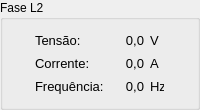
           <widget class="QGroupBox" name="groupBoxPhaseL2">
            <property name="sizePolicy">
             <sizepolicy hsizetype="Ignored" vsizetype="Ignored">
              <horstretch>255</horstretch>
              <verstretch>255</verstretch>
             </sizepolicy>
            </property>
            <property name="minimumSize">
             <size>
              <width>155</width>
              <height>110</height>
             </size>
            </property>
            <property name="maximumSize">
             <size>
              <width>16777215</width>
              <height>16777215</height>
             </size>
            </property>
            <property name="title">
             <string>Fase L2</string>
            </property>
            <layout class="QGridLayout" name="gridLayout_9">
             <item row="0" column="0">
              <layout class="QHBoxLayout" name="horizontalLayout_3">
               <item>
                <layout class="QGridLayout" name="gridLayout_10">
                 <item row="2" column="0">
                  <widget class="QLabel" name="label_12">
                   <property name="sizePolicy">
                    <sizepolicy hsizetype="Maximum" vsizetype="Maximum">
                     <horstretch>0</horstretch>
                     <verstretch>0</verstretch>
                    </sizepolicy>
                   </property>
                   <property name="minimumSize">
                    <size>
                     <width>68</width>
                     <height>17</height>
                    </size>
                   </property>
                   <property name="maximumSize">
                    <size>
                     <width>68</width>
                     <height>17</height>
                    </size>
                   </property>
                   <property name="font">
                    <font>
                     <pointsize>10</pointsize>
                    </font>
                   </property>
                   <property name="text">
                    <string>Frequência:</string>
                   </property>
                   <property name="textFormat">
                    <enum>Qt::AutoText</enum>
                   </property>
                   <property name="scaledContents">
                    <bool>true</bool>
                   </property>
                   <property name="wordWrap">
                    <bool>false</bool>
                   </property>
                  </widget>
                 </item>
                 <item row="1" column="0">
                  <widget class="QLabel" name="label_9">
                   <property name="sizePolicy">
                    <sizepolicy hsizetype="Maximum" vsizetype="Maximum">
                     <horstretch>0</horstretch>
                     <verstretch>0</verstretch>
                    </sizepolicy>
                   </property>
                   <property name="minimumSize">
                    <size>
                     <width>68</width>
                     <height>17</height>
                    </size>
                   </property>
                   <property name="maximumSize">
                    <size>
                     <width>68</width>
                     <height>17</height>
                    </size>
                   </property>
                   <property name="font">
                    <font>
                     <pointsize>10</pointsize>
                    </font>
                   </property>
                   <property name="text">
                    <string>Corrente:</string>
                   </property>
                   <property name="textFormat">
                    <enum>Qt::AutoText</enum>
                   </property>
                   <property name="scaledContents">
                    <bool>true</bool>
                   </property>
                   <property name="wordWrap">
                    <bool>false</bool>
                   </property>
                  </widget>
                 </item>
                 <item row="0" column="0">
                  <widget class="QLabel" name="label_6">
                   <property name="sizePolicy">
                    <sizepolicy hsizetype="Maximum" vsizetype="Maximum">
                     <horstretch>0</horstretch>
                     <verstretch>0</verstretch>
                    </sizepolicy>
                   </property>
                   <property name="minimumSize">
                    <size>
                     <width>68</width>
                     <height>17</height>
                    </size>
                   </property>
                   <property name="maximumSize">
                    <size>
                     <width>68</width>
                     <height>17</height>
                    </size>
                   </property>
                   <property name="font">
                    <font>
                     <pointsize>10</pointsize>
                    </font>
                   </property>
                   <property name="text">
                    <string>Tensão:</string>
                   </property>
                   <property name="textFormat">
                    <enum>Qt::AutoText</enum>
                   </property>
                   <property name="scaledContents">
                    <bool>true</bool>
                   </property>
                   <property name="wordWrap">
                    <bool>false</bool>
                   </property>
                  </widget>
                 </item>
                </layout>
               </item>
               <item>
                <layout class="QGridLayout" name="gridLayout_11">
                 <item row="0" column="0">
                  <widget class="QLabel" name="labelVoltageL2Value">
                   <property name="sizePolicy">
                    <sizepolicy hsizetype="Maximum" vsizetype="Maximum">
                     <horstretch>0</horstretch>
                     <verstretch>0</verstretch>
                    </sizepolicy>
                   </property>
                   <property name="minimumSize">
                    <size>
                     <width>35</width>
                     <height>17</height>
                    </size>
                   </property>
                   <property name="font">
                    <font>
                     <pointsize>10</pointsize>
                    </font>
                   </property>
                   <property name="text">
                    <string>0,0</string>
                   </property>
                   <property name="textFormat">
                    <enum>Qt::AutoText</enum>
                   </property>
                   <property name="scaledContents">
                    <bool>true</bool>
                   </property>
                   <property name="alignment">
                    <set>Qt::AlignRight|Qt::AlignTrailing|Qt::AlignVCenter</set>
                   </property>
                   <property name="wordWrap">
                    <bool>false</bool>
                   </property>
                  </widget>
                 </item>
                 <item row="1" column="0">
                  <widget class="QLabel" name="labelCurrentL2Value">
                   <property name="sizePolicy">
                    <sizepolicy hsizetype="Maximum" vsizetype="Maximum">
                     <horstretch>0</horstretch>
                     <verstretch>0</verstretch>
                    </sizepolicy>
                   </property>
                   <property name="minimumSize">
                    <size>
                     <width>35</width>
                     <height>17</height>
                    </size>
                   </property>
                   <property name="font">
                    <font>
                     <pointsize>10</pointsize>
                    </font>
                   </property>
                   <property name="text">
                    <string>0,0</string>
                   </property>
                   <property name="textFormat">
                    <enum>Qt::AutoText</enum>
                   </property>
                   <property name="scaledContents">
                    <bool>true</bool>
                   </property>
                   <property name="alignment">
                    <set>Qt::AlignRight|Qt::AlignTrailing|Qt::AlignVCenter</set>
                   </property>
                   <property name="wordWrap">
                    <bool>false</bool>
                   </property>
                  </widget>
                 </item>
                 <item row="2" column="0">
                  <widget class="QLabel" name="labelFrequencyL2Value">
                   <property name="sizePolicy">
                    <sizepolicy hsizetype="Maximum" vsizetype="Maximum">
                     <horstretch>0</horstretch>
                     <verstretch>0</verstretch>
                    </sizepolicy>
                   </property>
                   <property name="minimumSize">
                    <size>
                     <width>35</width>
                     <height>17</height>
                    </size>
                   </property>
                   <property name="font">
                    <font>
                     <pointsize>10</pointsize>
                    </font>
                   </property>
                   <property name="text">
                    <string>0,0</string>
                   </property>
                   <property name="textFormat">
                    <enum>Qt::AutoText</enum>
                   </property>
                   <property name="scaledContents">
                    <bool>true</bool>
                   </property>
                   <property name="alignment">
                    <set>Qt::AlignRight|Qt::AlignTrailing|Qt::AlignVCenter</set>
                   </property>
                   <property name="wordWrap">
                    <bool>false</bool>
                   </property>
                  </widget>
                 </item>
                </layout>
               </item>
               <item>
                <layout class="QGridLayout" name="gridLayout_12">
                 <item row="0" column="0">
                  <widget class="QLabel" name="label_41">
                   <property name="sizePolicy">
                    <sizepolicy hsizetype="Maximum" vsizetype="Maximum">
                     <horstretch>0</horstretch>
                     <verstretch>0</verstretch>
                    </sizepolicy>
                   </property>
                   <property name="minimumSize">
                    <size>
                     <width>14</width>
                     <height>17</height>
                    </size>
                   </property>
                   <property name="maximumSize">
                    <size>
                     <width>14</width>
                     <height>17</height>
                    </size>
                   </property>
                   <property name="font">
                    <font>
                     <pointsize>10</pointsize>
                    </font>
                   </property>
                   <property name="text">
                    <string>V</string>
                   </property>
                   <property name="textFormat">
                    <enum>Qt::AutoText</enum>
                   </property>
                   <property name="scaledContents">
                    <bool>true</bool>
                   </property>
                   <property name="wordWrap">
                    <bool>false</bool>
                   </property>
                  </widget>
                 </item>
                 <item row="2" column="0">
                  <widget class="QLabel" name="label_47">
                   <property name="sizePolicy">
                    <sizepolicy hsizetype="Maximum" vsizetype="Maximum">
                     <horstretch>0</horstretch>
                     <verstretch>0</verstretch>
                    </sizepolicy>
                   </property>
                   <property name="minimumSize">
                    <size>
                     <width>14</width>
                     <height>17</height>
                    </size>
                   </property>
                   <property name="maximumSize">
                    <size>
                     <width>14</width>
                     <height>17</height>
                    </size>
                   </property>
                   <property name="font">
                    <font>
                     <pointsize>10</pointsize>
                    </font>
                   </property>
                   <property name="text">
                    <string>Hz</string>
                   </property>
                   <property name="textFormat">
                    <enum>Qt::AutoText</enum>
                   </property>
                   <property name="scaledContents">
                    <bool>true</bool>
                   </property>
                   <property name="wordWrap">
                    <bool>false</bool>
                   </property>
                  </widget>
                 </item>
                 <item row="1" column="0">
                  <widget class="QLabel" name="label_44">
                   <property name="sizePolicy">
                    <sizepolicy hsizetype="Maximum" vsizetype="Maximum">
                     <horstretch>0</horstretch>
                     <verstretch>0</verstretch>
                    </sizepolicy>
                   </property>
                   <property name="minimumSize">
                    <size>
                     <width>14</width>
                     <height>17</height>
                    </size>
                   </property>
                   <property name="maximumSize">
                    <size>
                     <width>14</width>
                     <height>17</height>
                    </size>
                   </property>
                   <property name="font">
                    <font>
                     <pointsize>10</pointsize>
                    </font>
                   </property>
                   <property name="text">
                    <string>A</string>
                   </property>
                   <property name="textFormat">
                    <enum>Qt::AutoText</enum>
                   </property>
                   <property name="scaledContents">
                    <bool>true</bool>
                   </property>
                   <property name="wordWrap">
                    <bool>false</bool>
                   </property>
                  </widget>
                 </item>
                </layout>
               </item>
              </layout>
             </item>
            </layout>
           </widget>
